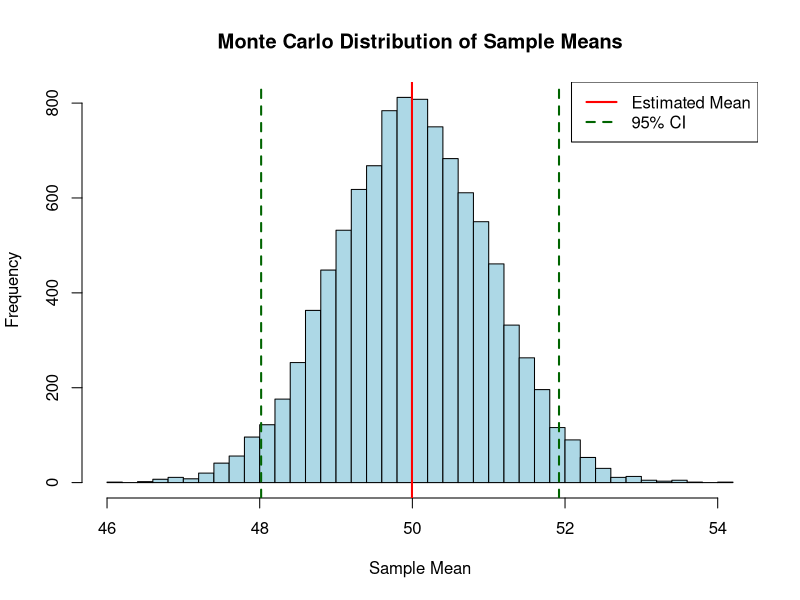

Reproduce this figure in R.
# Monte Carlo Statistical Analysis in R

# Set random seed for reproducibility
set.seed(123)

# Parameters
n_simulations <- 10000
sample_size <- 100
true_mean <- 50
true_sd <- 10

# Vector to store sample means
sample_means <- numeric(n_simulations)

# Monte Carlo Simulation
for(i in 1:n_simulations) {
  sample <- rnorm(sample_size,
                  mean = true_mean,
                  sd = true_sd)
  
  sample_means[i] <- mean(sample)
}

# Statistical Analysis
estimated_mean <- mean(sample_means)
estimated_sd <- sd(sample_means)

# 95% Confidence Interval
ci <- quantile(sample_means,
               probs = c(0.025, 0.975))

# Results
cat("Monte Carlo Statistical Analysis\n")
cat("---------------------------------\n")
cat("Number of simulations:", n_simulations, "\n")
cat("Estimated Mean:", round(estimated_mean, 4), "\n")
cat("Standard Error:", round(estimated_sd, 4), "\n")
cat("95% Confidence Interval:\n")
print(ci)

# Histogram
hist(sample_means,
     breaks = 50,
     col = "lightblue",
     main = "Monte Carlo Distribution of Sample Means",
     xlab = "Sample Mean",
     ylab = "Frequency")

abline(v = estimated_mean,
       col = "red",
       lwd = 2)

abline(v = ci[1],
       col = "darkgreen",
       lwd = 2,
       lty = 2)

abline(v = ci[2],
       col = "darkgreen",
       lwd = 2,
       lty = 2)

legend("topright",
       legend = c("Estimated Mean", "95% CI"),
       col = c("red", "darkgreen"),
       lty = c(1, 2),
       lwd = 2)
